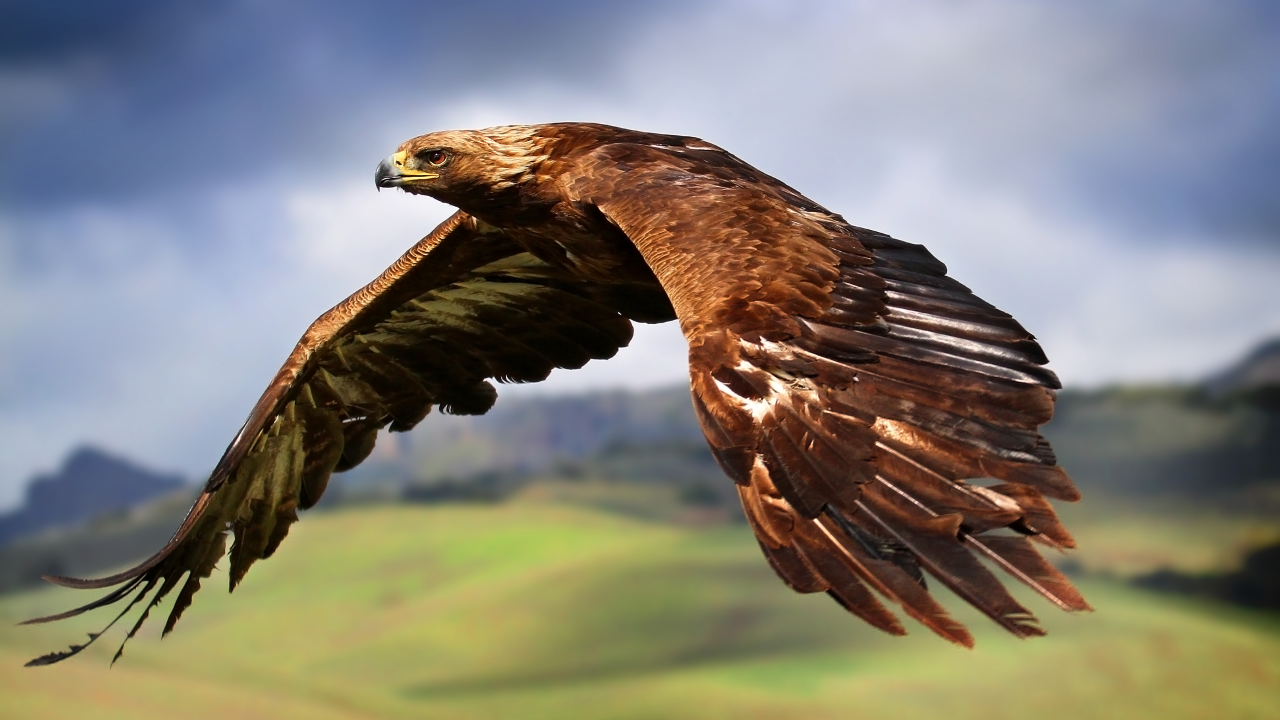
#> input picture Python/watershed-image-segmentation/data/4k-3840-x-2160-wallpapers-themefoxx (1).jpg, 3840 x 2160 px (shown at 1/3 size); its folder holds only this picture in this run
$ jupyter execute 'Semi-Automated Image Segmentation using Watershed Algorithm.ipynb'   (shell and % lines are left out)
#> lines starting #> are read from the running program, lines starting #| are printed output that depends on the picture
___

<a href='http://www.dourthe.tech'> </a>
___
<center><em>For more information, visit <a href='http://www.dourthe.tech'>www.dourthe.tech</a></em></center>

# Semi-Automated Image Segmentation using the Watershed Algorithm

___
## Objective
Build a function enabling the semi-automated segmentation of 2D images using the functionality of the Watershed Algorithm.

___
## Function preview
When running, the function will open two distinct windows:
* Image: a random image from the _data_ folder
* Segmented Image: an empty black window that will progressively display the segments resulting from the Watershed algorithm

In order to use the functionality of the Watershed algorithm, the user simply has to click on the _Image_ to define the location of markers. The user can decide to use a different marker by pressing the '+' key.

Note that each group/color of marker will define landmarks that the Watershed algorithm will use to define specific segments. In the end, their should be as many segments showing on the _Segmented Image_ as there are colors of markers on the main _Image_.

**Example 1**

**Example 2**

**Additional options**

* resize ratio: resize the imported image to allow the image to be seen in full on your screen
* cmap: choose a qualitative color palette from matplotlib
* reset: while function is running, press the 'r' key at anytime to reset the image and markers (will display a new random image from the _data_ folder)
* stop: while function is running, press the 'Esc' key at anytime to stop the execution of the code and close all windows

___
## Libraries Imports
### Data manipulation and analysis

[cell 1]
import os
import numpy as np

### Data visualization

[cell 2]
import matplotlib.pyplot as plt
from matplotlib import cm

### Computer vision

[cell 3]
import cv2

___
## Data Import and Visualization
**We will create a list that contains the names of all files in the _data_ folder.**

[cell 4]
data = os.listdir('data')

Later on, we will build a function that selects a random image from the _data_ folder by selecting a random filename withint that list.

**Let's read and display the first image of the _data_ folder.**

[cell 5]
img = cv2.imread('data/' + data[0])
#> img is the input picture: shape (2160, 3840, 3); mean B, G, R 120.8, 128.8, 132.2

Note that using the _imshow_ method from the cv2 library require to open a separate window. In order to visualize the image within the notebook, we will use _imshow_ method from matplotlib instead.

However, since cv2 reads image with a Blue, Green, Red (BGR) color convention, we need to use the cvtColor method from cv2 to convert the color channels from BGR to Red, Green, Blue (RGB).

[cell 6]
plt.figure(figsize=(12,10))
plt.imshow(cv2.cvtColor(img, cv2.COLOR_BGR2RGB))
plt.show()

___
## Mouse Callback for Marker Selection
**Here, we will create a mouse callback function that allows the user the click on the image to select Watershed markers using the left click, and switch marker using the '+' key (which will also change the display color of the following markers).**

These markers are used to guide the Watershed algorithm, as each group/color of markers represent a group of pixels that belong to a defined sub-region of the image. The algorithm can then use that information to detect segments within the image.

_For more details on the Watershed algorithm, visit https://www.sciencedirect.com/topics/computer-science/watershed-segmentation_

[cell 7]
def mouse_callback(event, x, y, flags, param):

    global left_click

    if event == cv2.EVENT_LBUTTONDOWN:

        # Tracking for markers
        cv2.circle(marker_image, (x, y), 10, (color_idx), -1)

        # Display marker on image copy
        cv2.circle(img_copy, (x, y), 10, colors[color_idx], -1)

        # Set left_click to True
        left_click = True

___
## Colormap selection
To make sure that the function goes back to the first available color of the selected colormap when the user has passed all available colors, we will first create a dictionary that contains the names of all matplotlib qualitative colormaps as _keys_ and their respective number of colors as _values_.

_For more details on matplotlib colormaps, visit https://matplotlib.org/examples/color/colormaps_reference.html_

[cell 8]
cmap_length = {'Pastel1': 9, 'Pastel2': 8, 'Paired': 12, 'Accent': 8,
               'Dark2': 8, 'Set1': 9, 'Set2': 8, 'Set3': 12,
               'tab10': 10, 'tab20': 20, 'tab20b': 20, 'tab20c': 20}

**Select colormap.**

[cell 9]
cmap = 'Pastel1'

**Define total number of possible colors based on selected colormap length.**

[cell 10]
num_colors = cmap_length[cmap]

**Generate corresponding list of colors.**

[cell 11]
colors = []
for i in range(num_colors):
    # Generate RGB color code from current color index as a tuple
    exec('colors.append(tuple(np.array(cm.' + cmap + '(i))[:3]*255))')

___
## Watershed algorithm implementation

[cell 12]
# Import random image and resize it
rand_idx = np.random.randint(0, len(data))
img = cv2.imread('data/' + data[rand_idx])

# Create a copy of the image
img_copy = np.copy(img)

# Resize image (so both the original and segmented images can be seen in full on a single laptop screen)
resize = 1
if resize == 1:
    resize_ratio = 15 # percent of original size
    width = int(img.shape[1] * resize_ratio / 100)
#> width = 576
    height = int(img.shape[0] * resize_ratio / 100)
#> height = 324
    dim = (width, height)
#> dim = (576, 324)
    img = cv2.resize(img, dim, interpolation = cv2.INTER_AREA)
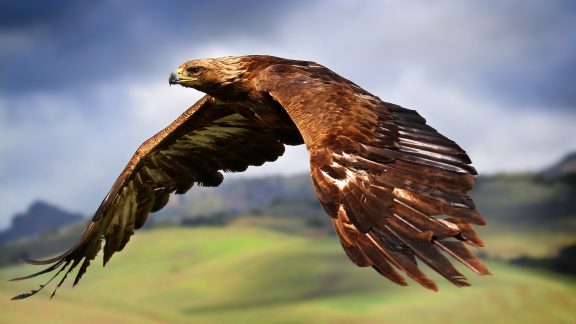
#> img: shape (324, 576, 3); mean B, G, R 120.8, 128.8, 132.2
    img_copy = cv2.resize(img_copy, dim, interpolation = cv2.INTER_AREA)

# Generate empty segments image
segments = np.zeros(img_copy.shape, dtype=np.uint8)

# Initialize marker tracking so the Watershed algorithm knows what markers belong to a segment
marker_image = np.zeros(img_copy.shape[:2], dtype=np.int32)

# Initialize color index
color_idx = 0

# Initialize clicked booleen as False (will turn to True when left click, so the algorithm knows when to look for segments)
left_click = False

# Link mouse callback function to window
cv2.namedWindow('Image')
cv2.setMouseCallback('Image', mouse_callback)

while True:

    # Show the original image and the resulting Watershed segments in two separate windows
    cv2.imshow('Segmented Image', segments)
    cv2.imshow('Image', img_copy)

    # Close everything if Esc is pressed
    k = cv2.waitKey(1)
#> (key Esc is pressed here)

    if k == 27:
        break

    # Reset everything if 'r' is pressed
    elif k == ord('r'):
        rand_idx = np.random.randint(0, len(data))
        img = cv2.imread('data/' + data[rand_idx])
        img_copy = img.copy()
        if resize == 1:
            img = cv2.resize(img, dim, interpolation = cv2.INTER_AREA)
            img_copy = cv2.resize(img_copy, dim, interpolation = cv2.INTER_AREA)
        marker_image = np.zeros(img_copy.shape[0:2], dtype=np.int32)
        segments = np.zeros(img_copy.shape, dtype=np.uint8)
        color_idx = 0
        left_click = False

    elif k == ord('+') and color_idx == cmap_length[cmap]-1:
        color_idx = 0

    elif k == ord('+'):
        color_idx += 1

    # Apply Watershed algorithm on our chosen markers when left clicked
    if left_click:

        marker_image_copy = marker_image.copy()
        cv2.watershed(img, marker_image_copy)

        segments = np.zeros(img_copy.shape, dtype=np.uint8)

        for color_ind in range(num_colors):
            segments[marker_image_copy == (color_ind)] = colors[color_ind]

        left_click = False

cv2.destroyAllWindows()


$ run again, on Python/watershed-image-segmentation/data/4k-3840-x-2160-wallpapers-themefoxx (126).jpg
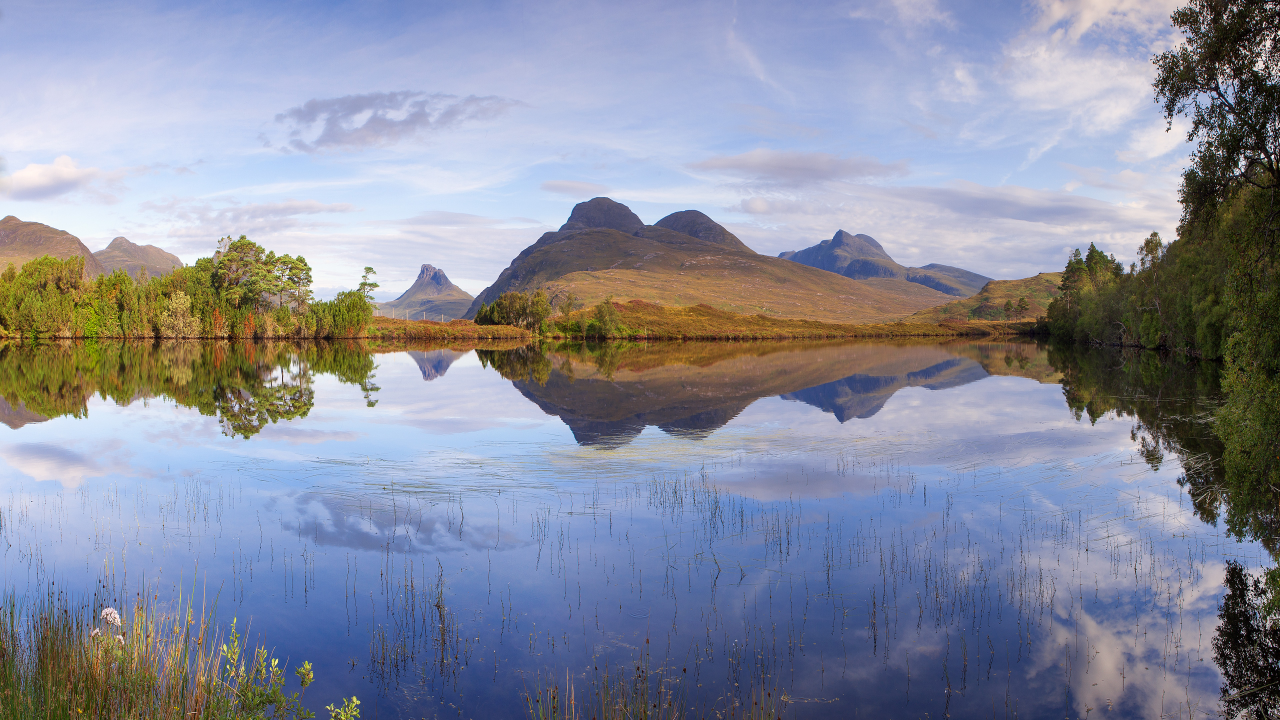
#> input picture Python/watershed-image-segmentation/data/4k-3840-x-2160-wallpapers-themefoxx (126).jpg, 3840 x 2160 px (shown at 1/3 size)
#> img is the input picture: shape (2160, 3840, 3); mean B, G, R 158, 140.9, 136.5
#> `img = cv2.resize(img, dim, interpolation = cv2.INTER_AREA)`:
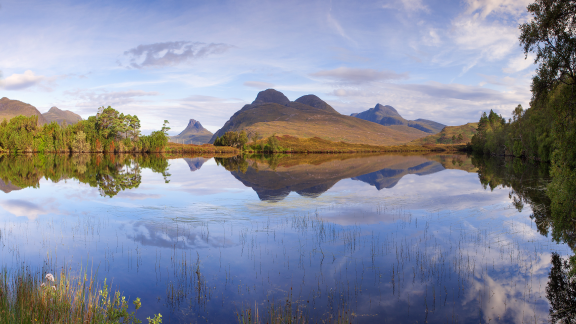
#> img: shape (324, 576, 3); mean B, G, R 158, 140.9, 136.5

$ run again, on Python/watershed-image-segmentation/data/4k-3840-x-2160-wallpapers-themefoxx (136).jpg
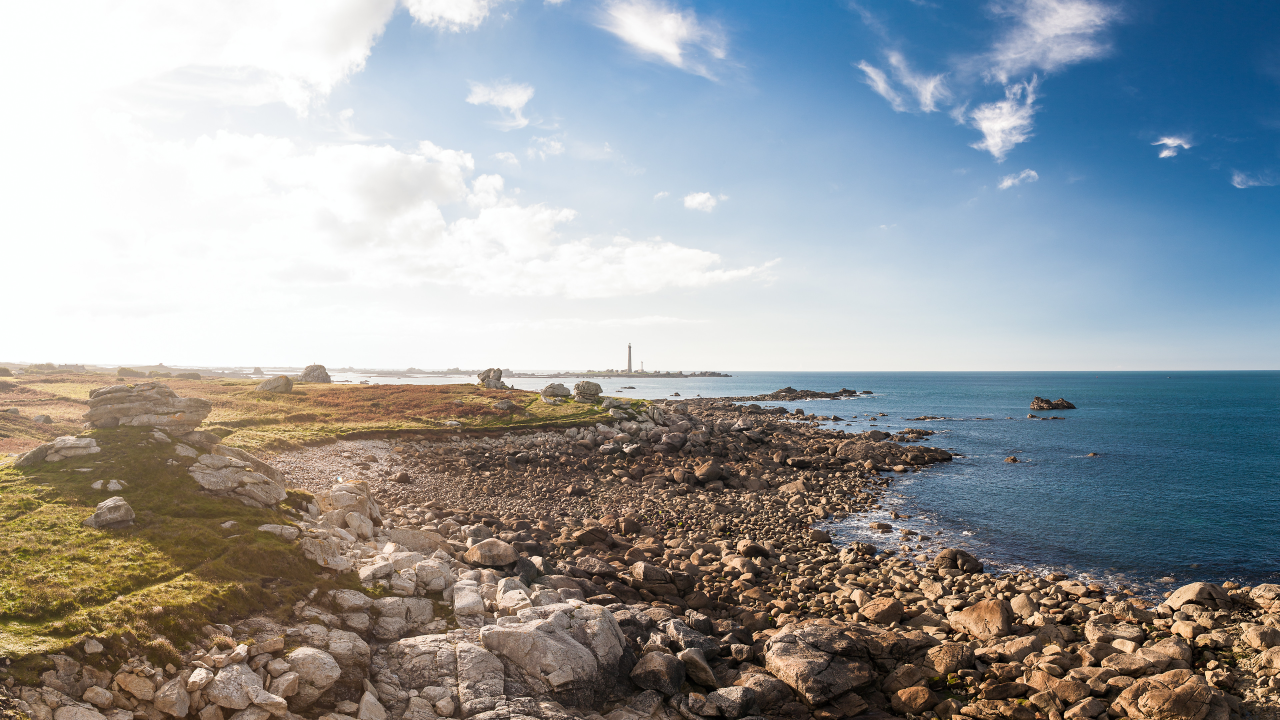
#> input picture Python/watershed-image-segmentation/data/4k-3840-x-2160-wallpapers-themefoxx (136).jpg, 3840 x 2160 px (shown at 1/3 size)
#> img is the input picture: shape (2160, 3840, 3); mean B, G, R 156.7, 154.6, 150.8
#> `img = cv2.resize(img, dim, interpolation = cv2.INTER_AREA)`:
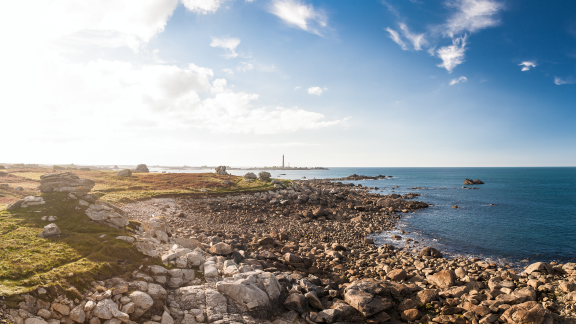
#> img: shape (324, 576, 3); mean B, G, R 156.7, 154.7, 150.8

$ run again, on Python/watershed-image-segmentation/data/4k-3840-x-2160-wallpapers-themefoxx (140).jpg
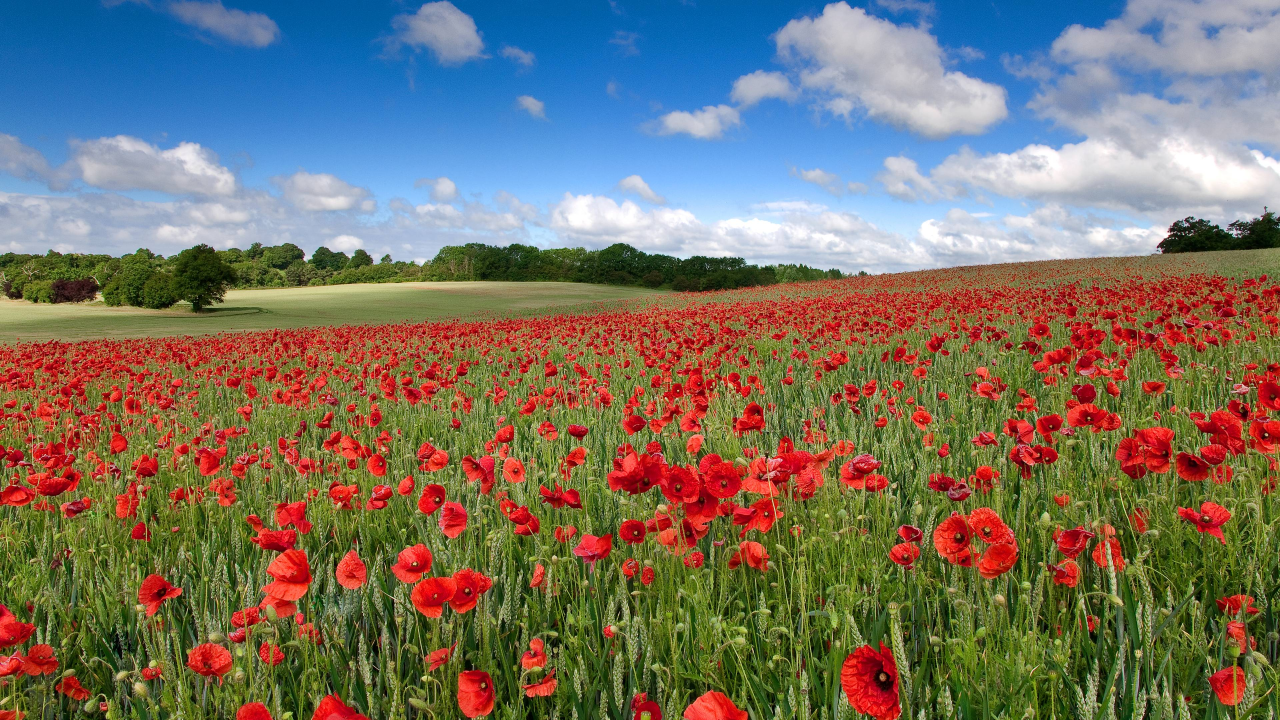
#> input picture Python/watershed-image-segmentation/data/4k-3840-x-2160-wallpapers-themefoxx (140).jpg, 3840 x 2160 px (shown at 1/3 size)
#> img is the input picture: shape (2160, 3840, 3); mean B, G, R 101.4, 114.2, 119.1
#> `img = cv2.resize(img, dim, interpolation = cv2.INTER_AREA)`:
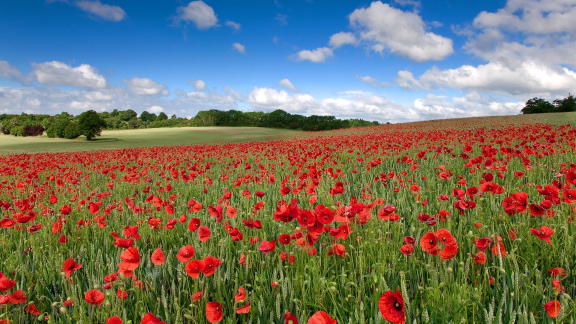
#> img: shape (324, 576, 3); mean B, G, R 101.4, 114.2, 119.1

$ run again, on Python/watershed-image-segmentation/data/4k-3840-x-2160-wallpapers-themefoxx (103).jpg
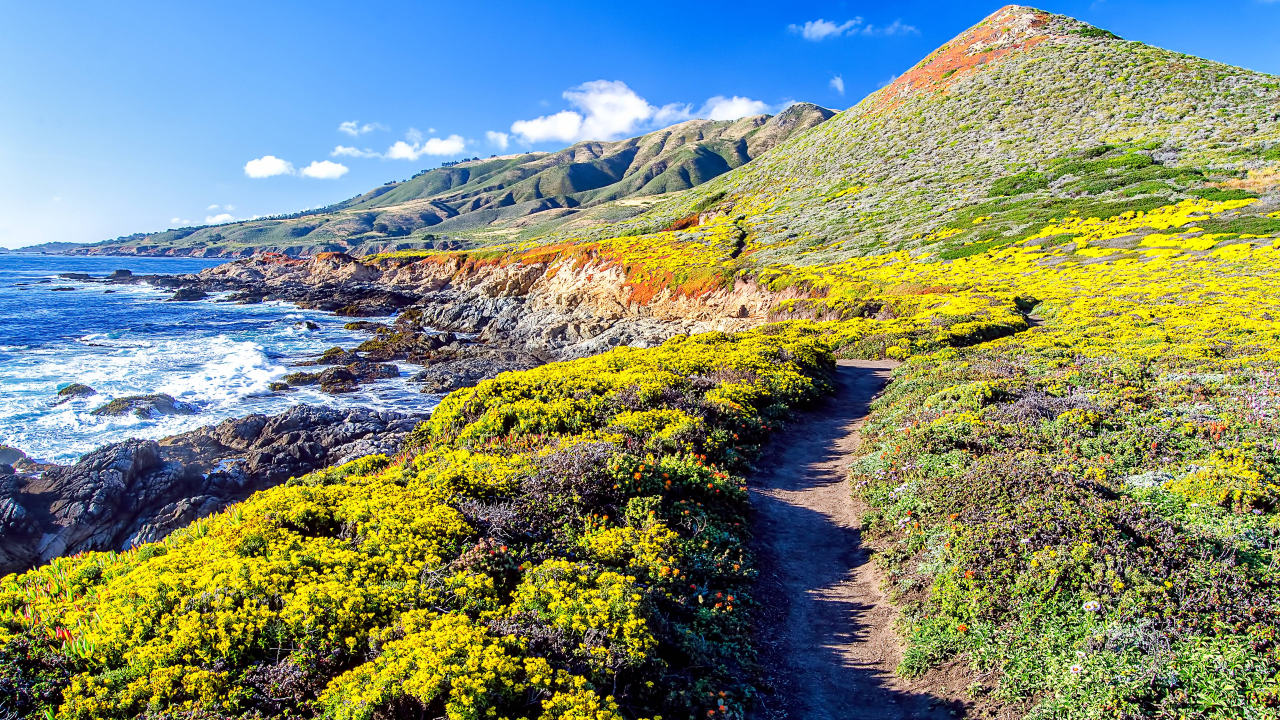
#> input picture Python/watershed-image-segmentation/data/4k-3840-x-2160-wallpapers-themefoxx (103).jpg, 3840 x 2160 px (shown at 1/3 size)
#> img is the input picture: shape (2160, 3840, 3); mean B, G, R 117.2, 139.9, 127.8
#> `img = cv2.resize(img, dim, interpolation = cv2.INTER_AREA)`:
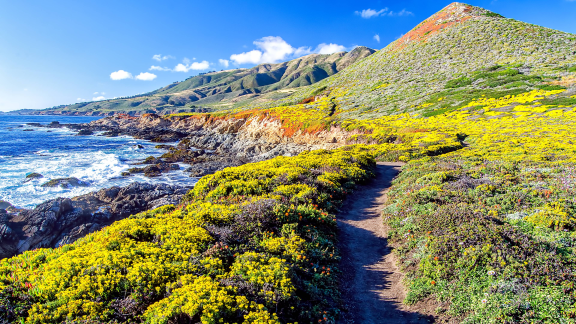
#> img: shape (324, 576, 3); mean B, G, R 117.2, 139.9, 127.8
